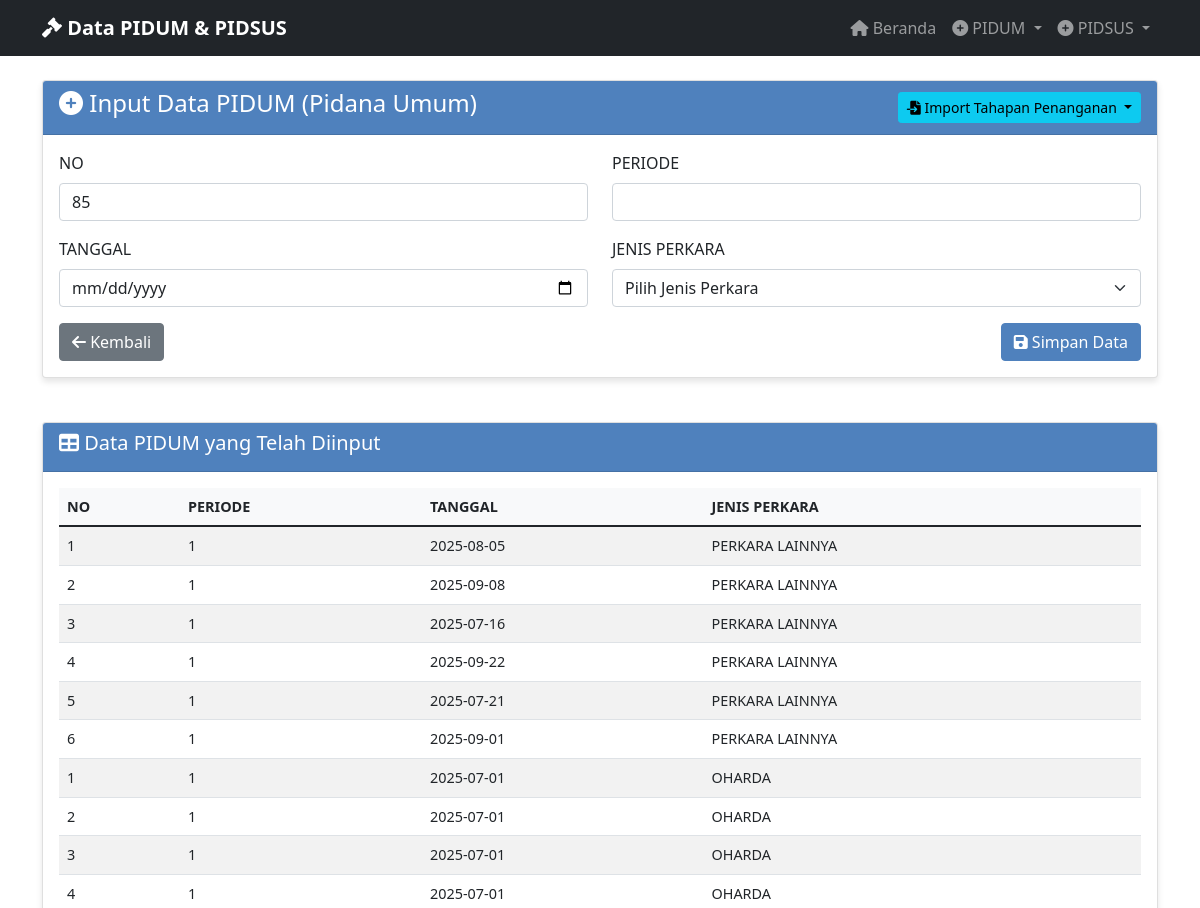
Page /manual_input_pidum (upper part) on the earlier database version.
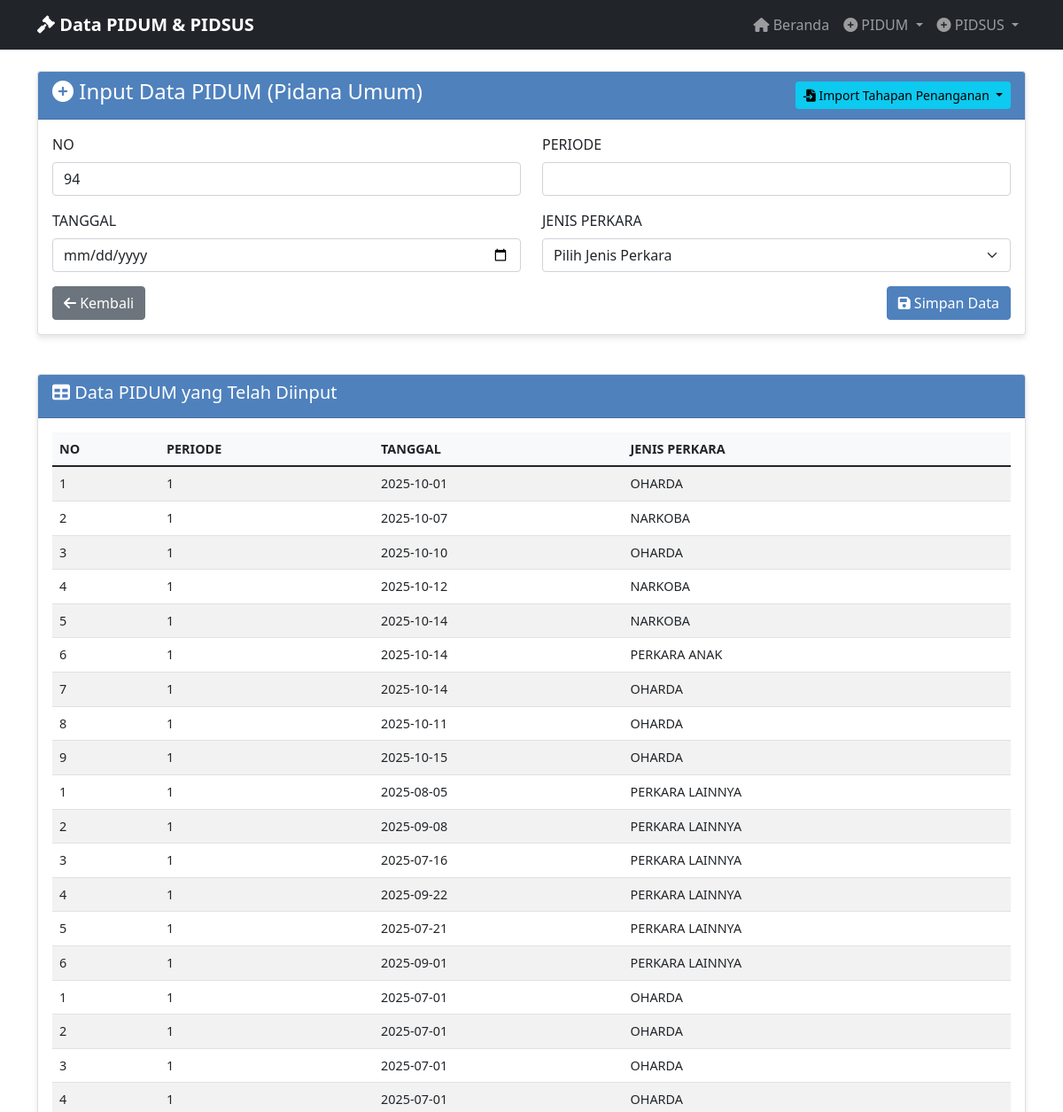
Same page on the later database version.
### tables this page shows
CREATE TABLE "pidum_data" (
                id INTEGER PRIMARY KEY AUTOINCREMENT,
                no TEXT NOT NULL,
                periode TEXT NOT NULL,
                tanggal TEXT NOT NULL,
                jenis_perkara TEXT NOT NULL,
                tahapan_penanganan TEXT NOT NULL,
                keterangan TEXT NOT NULL,
                created_at TIMESTAMP DEFAULT CURRENT_TIMESTAMP
            );

### app_with_db.py (the view, shortened to what this page needs)
@app.route('/manual_input_pidum', methods=['GET', 'POST'])
def manual_input_pidum():
    data = get_pidum_data_for_export()
    return render_template('input_pidum.html', data=data)

### database.py (called while the page is built)
@contextmanager
def get_db_connection():
    conn = sqlite3.connect(DATABASE_PATH)
    conn.row_factory = sqlite3.Row
    try:
        yield conn
    finally:
        conn.close()

def get_all_pidum_data():
    with get_db_connection() as conn:
        cursor = conn.cursor()
        cursor.execute('SELECT * FROM pidum_data ORDER BY created_at DESC')
        rows = cursor.fetchall()
        return [dict(row) for row in rows]

def get_pidum_data_for_export():
    data = get_all_pidum_data()
    export_data = []
    for row in data:
        export_data.append({
            'NO': row['no'],
            'PERIODE': row['periode'],
            'TANGGAL': row['tanggal'],
            'JENIS PERKARA': row['jenis_perkara'],
            'TAHAPAN PENANGANAN': row['tahapan_penanganan'],
            'KETERANGAN': row['keterangan']
        })
    return export_data

### templates/input_pidum.html (shortened to what this page needs)
{% extends "base.html" %}
{% block content %}
<div class="row">
    <div class="col-md-12">
        <div class="card">
            <div class="card-header d-flex justify-content-between align-items-center">
                <h4><i class="fas fa-plus-circle"></i> Input Data PIDUM (Pidana Umum)</h4>
                <div class="btn-group">
                    <button type="button" class="btn btn-info btn-sm dropdown-toggle" data-bs-toggle="dropdown" aria-expanded="false">
                        <i class="fas fa-file-import"></i> Import Tahapan Penanganan
                    </button>
                </div>
            </div>
            <div class="card-body">
                <form method="POST" action="{{ url_for('input_pidum') }}">
                    <div class="row">
                        <div class="col-md-6">
                            <div class="mb-3">
                                <label for="no" class="form-label">NO</label>
                                <input type="number" class="form-control" id="no" name="no" required>
                            </div>
                        </div>
                        <div class="col-md-6">
                            <div class="mb-3">
                                <label for="periode" class="form-label">PERIODE</label>
                                <input type="text" class="form-control" id="periode" name="periode" required>
                            </div>
                        </div>
                    </div>
                    <div class="row">
                        <div class="col-md-6">
                            <div class="mb-3">
                                <label for="tanggal" class="form-label">TANGGAL</label>
                                <input type="date" class="form-control" id="tanggal" name="tanggal" required>
                            </div>
                        </div>
                        <div class="col-md-6">
                            <div class="mb-3">
                                <label for="jenis_perkara" class="form-label">JENIS PERKARA</label>
                                <select class="form-select" id="jenis_perkara" name="jenis_perkara" required>
                                    <option value="">Pilih Jenis Perkara</option>
                                </select>
                            </div>
                        </div>
                    </div>
                    <div class="d-flex justify-content-between">
                        <a href="{{ url_for('index') }}" class="btn btn-secondary">
                            <i class="fas fa-arrow-left"></i> Kembali
                        </a>
                        <button type="submit" class="btn btn-primary">
                            <i class="fas fa-save"></i> Simpan Data
                        </button>
                    </div>
                </form>
            </div>
        </div>
    </div>
</div>
{% if data %}
<div class="row mt-4">
    <div class="col-md-12">
        <div class="card">
            <div class="card-header">
                <h5><i class="fas fa-table"></i> Data PIDUM yang Telah Diinput</h5>
            </div>
            <div class="card-body">
                <div class="table-responsive">
                    <table class="table table-striped table-hover">
                        <thead>
                            <tr>
                                <th>NO</th>
                                <th>PERIODE</th>
                                <th>TANGGAL</th>
                                <th>JENIS PERKARA</th>
                            </tr>
                        </thead>
                        <tbody>
                            {% for item in data %}
                            <tr>
                                <td>{{ item.NO }}</td>
                                <td>{{ item.PERIODE }}</td>
                                <td>{{ item.TANGGAL }}</td>
                                <td>{{ item['JENIS PERKARA'] }}</td>
                            </tr>
                            {% endfor %}
                        </tbody>
                    </table>
                </div>
            </div>
        </div>
    </div>
</div>
{% endif %}
{% endblock %}

### templates/base.html (shortened to what this page needs)
<!DOCTYPE html>
<html lang="id">
<head>
    <link href="https://cdn.jsdelivr.net/npm/bootstrap@5.1.3/dist/css/bootstrap.min.css" rel="stylesheet">
    <link href="https://cdnjs.cloudflare.com/ajax/libs/font-awesome/6.0.0/css/all.min.css" rel="stylesheet">
</head>
<body>
    <nav class="navbar navbar-expand-lg navbar-dark bg-dark">
        <div class="container">
            <a class="navbar-brand" href="{{ url_for('index') }}">
                <i class="fas fa-gavel"></i> Data PIDUM & PIDSUS
            </a>
            <div class="collapse navbar-collapse" id="navbarNav">
                <ul class="navbar-nav ms-auto">
                    <li class="nav-item">
                        <a class="nav-link" href="{{ url_for('index') }}">
                            <i class="fas fa-home"></i> Beranda
                        </a>
                    </li>
                    <li class="nav-item dropdown">
                        <a class="nav-link dropdown-toggle" href="#" id="pidumDropdown" role="button" data-bs-toggle="dropdown">
                            <i class="fas fa-plus-circle"></i> PIDUM
                        </a>
                    </li>
                    <li class="nav-item dropdown">
                        <a class="nav-link dropdown-toggle" href="#" id="pidsusDropdown" role="button" data-bs-toggle="dropdown">
                            <i class="fas fa-plus-circle"></i> PIDSUS
                        </a>
                    </li>
                </ul>
            </div>
        </div>
    </nav>
    <div class="container mt-4">
        {% block content %}{% endblock %}
    </div>
</body>
</html>

### templates/base.html (style rules this page uses)
.navbar-brand { font-weight: bold; }
.card { box-shadow: 0 4px 6px rgba(0, 0, 0, 0.1); margin-bottom: 20px; }
.card-header { background-color: #4F81BD; color: white; font-weight: bold; }
.btn-primary { background-color: #4F81BD; border-color: #4F81BD; }
.table { font-size: 0.9rem; }
.table th { background-color: #f8f9fa; font-weight: bold; }

Differences in the rows shown:
added pidum_data: NO "1", PERIODE "1", TANGGAL "2025-10-01", jenis_perkara "OHARDA"
added pidum_data: NO "2", PERIODE "1", TANGGAL "2025-10-07", jenis_perkara "NARKOBA"
added pidum_data: NO "3", PERIODE "1", TANGGAL "2025-10-10", jenis_perkara "OHARDA"
added pidum_data: NO "4", PERIODE "1", TANGGAL "2025-10-12", jenis_perkara "NARKOBA"
added pidum_data: NO "5", PERIODE "1", TANGGAL "2025-10-14", jenis_perkara "NARKOBA"
added pidum_data: NO "6", PERIODE "1", TANGGAL "2025-10-14", jenis_perkara "PERKARA ANAK"
added pidum_data: NO "7", PERIODE "1", TANGGAL "2025-10-14", jenis_perkara "OHARDA"
added pidum_data: NO "8", PERIODE "1", TANGGAL "2025-10-11", jenis_perkara "OHARDA"
added pidum_data: NO "9", PERIODE "1", TANGGAL "2025-10-15", jenis_perkara "OHARDA"
Other differences:
form field no: "85" → "94"
